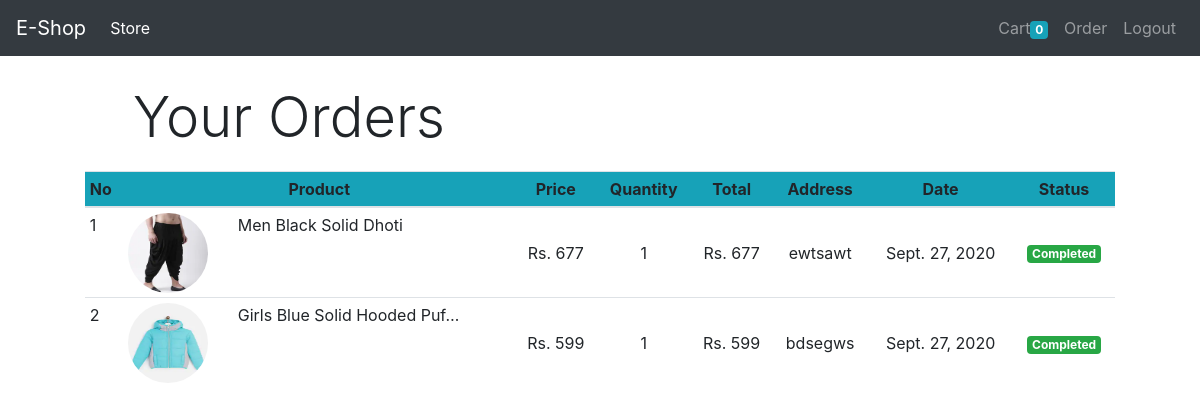
The page /store/order (signed in) on the database its author committed.
### store/models/order.py (models this page shows)
class Order(models.Model):
    product = models.ForeignKey(to=Product, on_delete=CASCADE)
    customer = models.ForeignKey(to=Customer, on_delete=CASCADE)
    quantity = models.IntegerField(default=1)
    price = models.IntegerField()
    address = models.TextField()
    phone = models.CharField(max_length=50, default='')
    ordered_date = models.DateField(auto_now=True)
    status = models.BooleanField(default=False)
    class Meta:
        ordering = ['-ordered_date']

### store/models/product.py (models this page shows, shortened)
class Product(models.Model):
    product_id = models.AutoField
    product_name = models.CharField(max_length=200)
    product_description = models.TextField(default="", blank=False, null=False)
    product_created_date = models.DateTimeField(auto_now_add=True)
    product_updated_date = models.DateTimeField(auto_now_add=True)
    product_sell_price = models.IntegerField(default=0, blank=False, null=False)
    product_image = models.ImageField(upload_to="store/images/")
    category_name = models.ForeignKey(to="Category", on_delete=CASCADE)
    subcategory_name = models.ForeignKey(to="Subcategory", on_delete=CASCADE)
    product_brand = models.ForeignKey(to="ProductBrand", on_delete=CASCADE)
    product_color = models.ForeignKey(to="ProductColor", on_delete=CASCADE)
    product_size = models.ForeignKey(to="ProductSize", on_delete=CASCADE)
    product_available = models.BooleanField(default=True)
    class Meta:
        ordering = ['-product_created_date']

### store/views.py (the view)
# urls.py: path("order", views.PlaceOrder.as_view(), name="OrderPage"),
class PlaceOrder(View):
    def get(self, request):
        customerid = request.session.get('customer_session_id')  # get customer id
        placed_orders = Order.objects.filter(customer=customerid).order_by('-ordered_date')
        return render(request, "store/order.html", {"Placed_Orders": placed_orders})

### store/templatetags/custom_filter.py (called while the page is built)
@register.filter(name="Currency")
def currency(amount):
    return "Rs. " + str(amount)

@register.filter(name="Multiply")
def multiply(amount, number):
    return amount * number

### store/templates/store/order.html (shortened to what this page needs)
{% extends "base.html" %}
{% block body %}
{% load cart %}
{% load custom_filter %}
<div class="container">
    <div class="px-3 m-4">
        <p class="display-4 ml-4 pl-4 py-1">Your Orders</p>
        <table class="table table-sm">
          <thead class="bg-info">
            <tr>
              <th>No</th>
              <th colspan="2" class="cart_div">Product</th>
              <th class="cart_div">Price</th>
              <th class="cart_div">Quantity</th>
              <th class="cart_div">Total</th>
              <th class="cart_div">Address</th>
              <th class="cart_div">Date</th>
              <th class="cart_div">Status</th>
            </tr>
          </thead>
          <tbody>
          {% if Placed_Orders %}
              {% for Placed_Order in Placed_Orders %}
                  <tr>
                    <td>{{forloop.counter}}</td>
                    <td><img src="{{Placed_Order.product.product_image.url}}" class="rounded-circle" alt="cart_product" width=80 height=80></td>
                    <td>{{Placed_Order.product.product_name|truncatechars:28}}</td>
                    <td class="cart_div">{{Placed_Order.price|Currency}}</td>
                    <td class="cart_div">{{Placed_Order.quantity}}</td>
                    <td class="cart_div">{{Placed_Order.quantity|Multiply:Placed_Order.price|Currency}}</td>
                    <td class="cart_div text-wrap">{{Placed_Order.address|truncatechars:28}}</td>
                    <td class="cart_div">{{Placed_Order.ordered_date}}</td>
                    {% if Placed_Order.status %}
                      <td class="cart_div"><small class="cart_div badge badge-success">Completed</small></td>
                    {% else %}
                      <td class="cart_div"><small class="cart_div badge badge-warning">Pending</small></td>
                    {% endif %}
                  </tr>
              {% endfor %}
          {% else %}
              <tr>
            <td colspan="8" style="text-align:center; font-size:40px;">No Order</td>
          </tr>
          {% endif %}
          </tbody>
        </table>
    </div>
</div>
{% endblock %}

### rows shown on the page
Order: product.product_image (picture), product.product_name "Men Black Solid Dhoti", price|Currency "Rs. 677", quantity "1", quantity|Multiply "Rs. 677", address "ewtsawt", ordered_date "Sept. 27, 2020", status "Completed"
Order: product.product_image (picture), product.product_name "Girls Blue Solid Hooded Puf…", price|Currency "Rs. 599", quantity "1", quantity|Multiply "Rs. 599", address "bdsegws", ordered_date "Sept. 27, 2020", status "Completed"

### other values the page prints
{{ request.session.customer_session_cart.keys|length }} "0"
